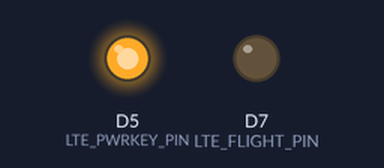
Bench run of a sketch on a simulated Arduino Zero (SAMD21). Shown: output pins drawn as LEDs (lit = HIGH). The modem accepts every AT command (registered, SIM ready, sends succeed) and sends nothing else; what the sketch prints to the serial monitor is not drawn. At 25.0 s the program stops and its outputs stay as they are.

Above: at 0.1 s.
At 2.1 s:
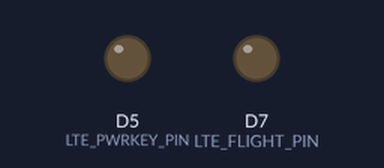
Timing chart, 0 to 3.6 s (numbered marks = the images above):
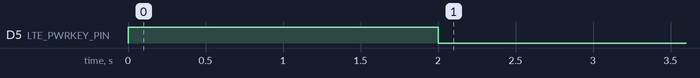

The sketch:

Maduino-Sheets-Test.ino
```cpp
/* ---------- PIN MAP ------------------------------------------------ */
#define LTE_RESET_PIN   6
#define LTE_PWRKEY_PIN  5
#define LTE_FLIGHT_PIN  7
/* ------------------------------------------------------------------- */

const bool DEBUG = true;

// PROTOTYPES
String  sendAT(const String& cmd, uint32_t to = 2000, bool dbg = DEBUG);
bool    modemBoot();
bool    networkAttach();

void setup() {
  SerialUSB.begin(115200);
  Serial1.begin(115200);

    while ( !modemBoot() ){
        delay(1000);
    }
    if (!networkAttach()) { while (1); }           // halt on fail

    init_ssl();

    // sendAT("");
  SerialUSB.println("\nSend commands to the Serial1 terminal");
}

void loop() {
    if (SerialUSB.available()) {
        String command = SerialUSB.readStringUntil('\n');
        sendAT(command);
    }

    // If data comes from AT module, send it to Serial1 Monitor
    while (Serial1.available()) {
        String response = Serial1.readStringUntil('\n');
        SerialUSB.println(response);
    }
}

bool modemBoot() {
    pinMode(LTE_RESET_PIN,  OUTPUT);
    pinMode(LTE_PWRKEY_PIN, OUTPUT);
    pinMode(LTE_FLIGHT_PIN, OUTPUT);

    digitalWrite(LTE_RESET_PIN, LOW);
    digitalWrite(LTE_FLIGHT_PIN, LOW);   // normal mode

    digitalWrite(LTE_PWRKEY_PIN, HIGH);
    delay(2000);
    digitalWrite(LTE_PWRKEY_PIN, LOW);
    delay(5000);

    String ok = sendAT("AT", 1000, false);
    if (ok.indexOf("OK") < 0) {
    SerialUSB.println(F("MODEM NOT RESPONDING"));
    return false;
    }
    SerialUSB.println(F("MODEM READY"));
    return true;
}

bool networkAttach() {
    sendAT("AT+CFUN=1");
    sendAT("AT+CGDCONT=1,\"IP\",\"fast.t-mobile.com\"");   // APN
    if (sendAT("AT+CGATT=1", 5000).indexOf("OK") < 0) {
        SerialUSB.println(F("CGATT FAIL")); return false;
    }

    sendAT("AT+CGACT=1,1", 5000);                          // ← new: activate PDP
    String ipResp = sendAT("AT+CGPADDR=1", 3000);          // ← new: get IP
    SerialUSB.print(F("IP RESP: ")); SerialUSB.println(ipResp);

    if (ipResp.indexOf('.') < 0) {                         // no dot → no IP
        SerialUSB.println(F("NO IP")); return false;
    }
    return true;
}

String sendAT(const String& cmd, uint32_t to, bool dbg) {
    String resp;
    Serial1.println(cmd);
    unsigned long t0 = millis();
    while (millis() - t0 < to) while (Serial1.available()) resp += (char)Serial1.read();
    if (dbg) SerialUSB.print(resp);
    return resp;
}

void init_ssl() {
    sendAT("AT+HTTPTERM");
    sendAT("AT+CSSLCFG=\"sslversion\",0,4");
    sendAT("AT+CSSLCFG=\"authmode\",0,1");
    sendAT("AT+CSSLCFG=\"cacert\",0,\"cacert4.pem\"");
    sendAT("AT+CSSLCFG=\"enableSNI\",0,1");
    sendAT("AT+CSSLCFG=\"ignorelocaltime\",0,0");
    sendAT("AT+HTTPINIT");
    sendAT("AT+HTTPPARA=\"URL\",\"https://www.google.com\"");
    sendAT("AT+HTTPPARA=\"SSLCFG\",0");
    sendAT("AT+HTTPACTION=0");
    sendAT("AT+CSSLCFG?");
}
```

Measured:
- by itself, D5 (LTE_PWRKEY_PIN): LOW → HIGH at 0.00 s, → LOW 2.0 s later
